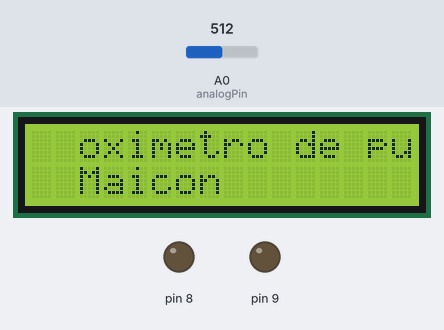
Bench run of a sketch on a simulated Arduino Uno, built with avr-gcc and run on an emulated ATmega328P. Shown: 16×2 character LCD, output pins drawn as LEDs (lit = HIGH). The inputs (shaded band) are chosen by the test bench; at power-on: A0 (analogPin) = 512. At 1.6 s the program stops and its outputs stay as they are.

Above: at 0.1 s.
At 1.6 s:
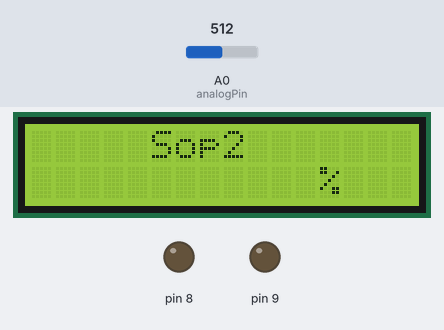
Timing chart, 0 to 3.1 s (numbered marks = the images above):
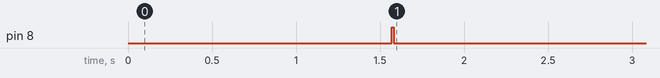

The sketch:

Oximetro.ino
```cpp
// copia

#include <LiquidCrystal.h>
LiquidCrystal lcd(2,3,4,5,6,7);

int analogPin = 0;
int val = 0;
int rojo[100];
int infra[100];
float Rmayor = 0;
float Imayor = 0;
int val1 = 0;
float Rmenor = 0;
float Imenor = 0;
float RR = 0;
float II = 0;
float R = 0;
float Sop2 = 0;


void setup() {

  pinMode (8, OUTPUT);
  pinMode (9, OUTPUT);

  lcd.begin(16, 2);

   lcd.setCursor (2, 0);
   lcd.print ("oximetro de pulso");

   lcd.setCursor (2, 1);
   lcd.print ("Maicon");

   digitalWrite (8, LOW);
   digitalWrite (9, LOW);
   delay (1500);
   lcd.clear();
   lcd.setCursor (5, 0);
   lcd.print ("Sop2");
   lcd.setCursor(12,1);
   lcd.print ("%");

}

void loop() {

 digitalWrite (8, HIGH);
 delay (3);
 for (int i=0; i<101; i++)
 {
 val = analogRead(analogPin);
 rojo[i]=val;
 }
 digitalWrite(8, LOW);

 //

 for (int i=0; i,101; i++)
{
 if(Rmayor < rojo[i]);
{
 Rmayor=rojo[i];
}
}

for (int i=0; i<101; i++)
{
 if (Rmenor >rojo[i]);
{
  Rmenor = rojo[i];

}
}

  digitalWrite(9, HIGH);
  delay (3);

  for(int i=0; i<101; i++)
  {
   val1=analogRead(analogPin);
   infra[i]=val1;

  }

  digitalWrite(9, LOW);

//

  for (int i=0; i<101; i++)
{
  if (Imayor < infra[i])
{
  Imayor = infra[i];

}
}

  for (int i=0; i<101; i++)
  {
  if (Imenor > infra[i]);
       {
        Imenor = infra[i];
  }

  }

 // Para calcular o R

 RR=Rmayor-Rmenor;
 II = Imayor-Imenor;

 R=RR/II;

 // Para calcular o SOP2

 Sop2= 33.156*R;

 Sop2=Sop2+113,21;

 //se imprime SPO2

   lcd.setCursor(5, 1);
   lcd.print("      ");

   lcd.setCursor(5, 1);
   lcd.print("Sop2");

  Rmayor=0;
  Rmenor=0;
  Imayor=0;
  Imenor=0;
  Sop2=0;
  R=0;
  RR=0;
  II=0;

delay(100);

}
```

Measured:
- by itself, pin 8: LOW → HIGH at 1.6 s, → LOW 0.01 s later
